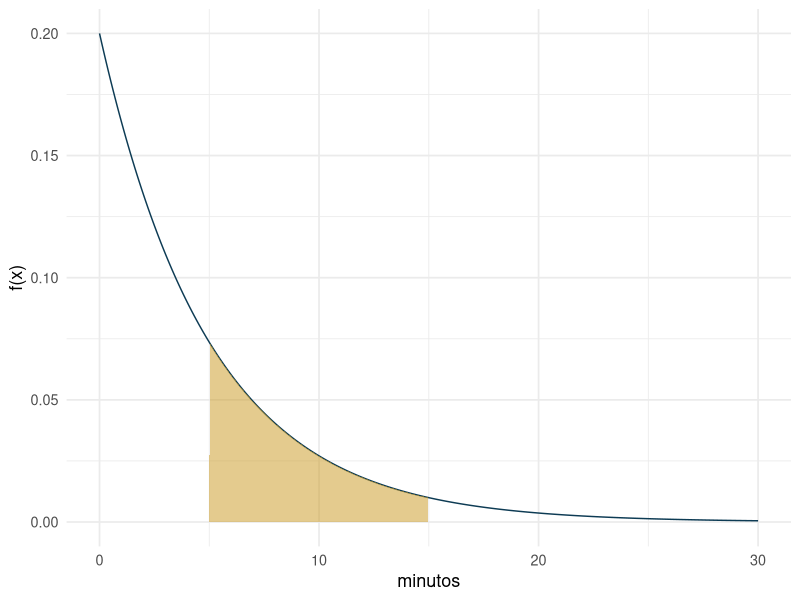

The R script that drew this image:
## ---- chunk 1
knitr::opts_chunk$set(echo = TRUE, warning = FALSE, message = FALSE, fig.retina = 2, fig.height=4)
suppressPackageStartupMessages(library(tidyverse))
## ---- chunk 2
f <- function(x) 0.2*exp(-0.2*x)
df <- tibble(x = seq(0,30,length.out=300), y = f(x))
ggplot(df, aes(x,y)) + geom_line(color="#0d3b54") +
  geom_area(data = filter(df, x>=5, x<=15), fill="#c9971e", alpha=.5) +
  labs(x="minutos", y="f(x)") + theme_minimal(base_size=13)
## ---- chunk 3
integrate(f, lower = 5, upper = 15)
